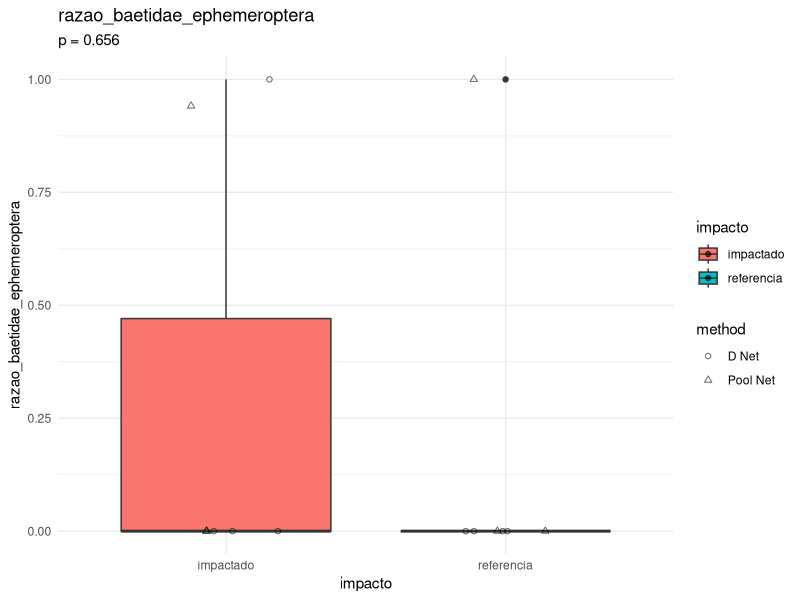
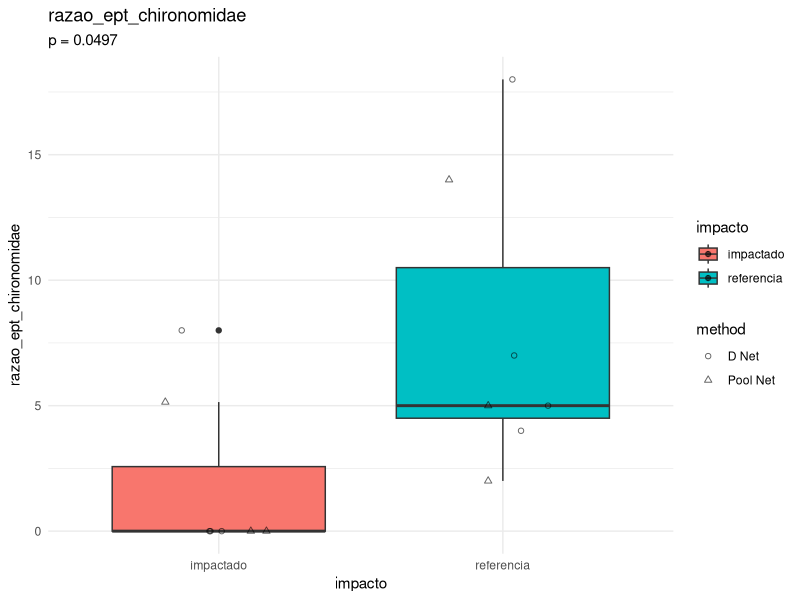
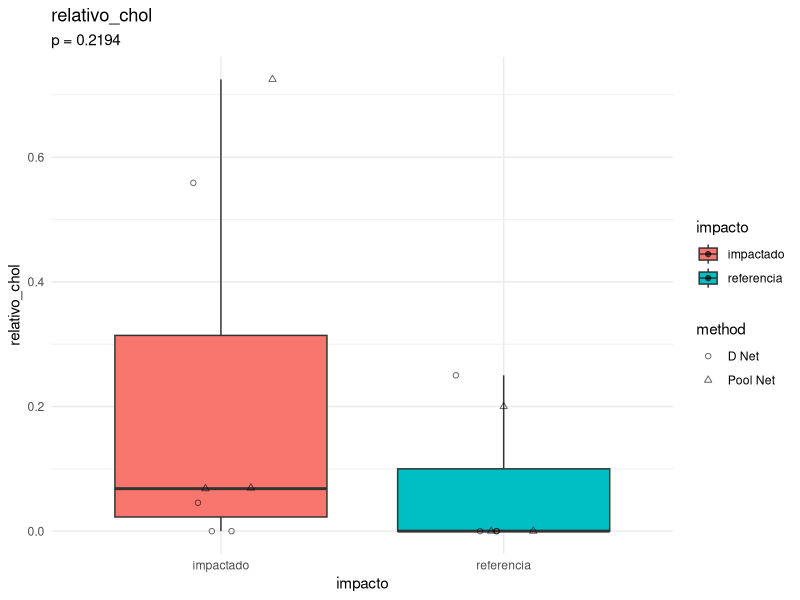
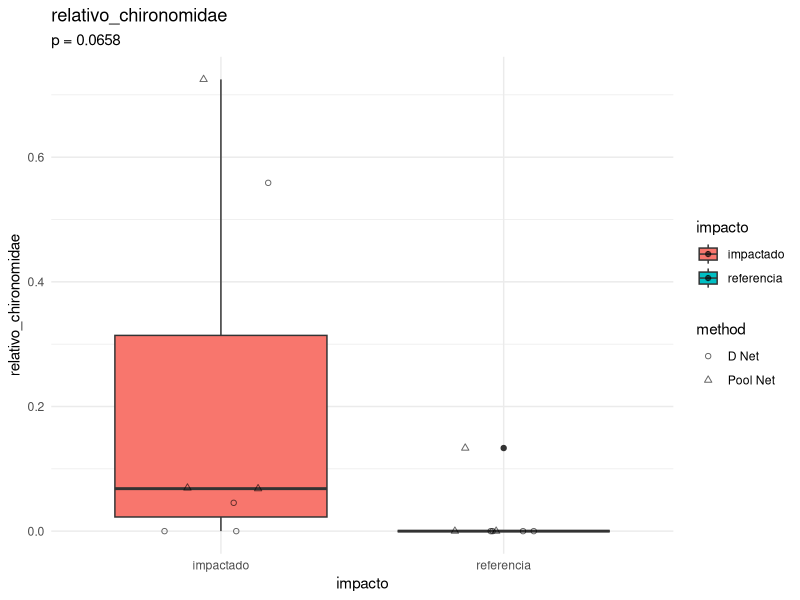
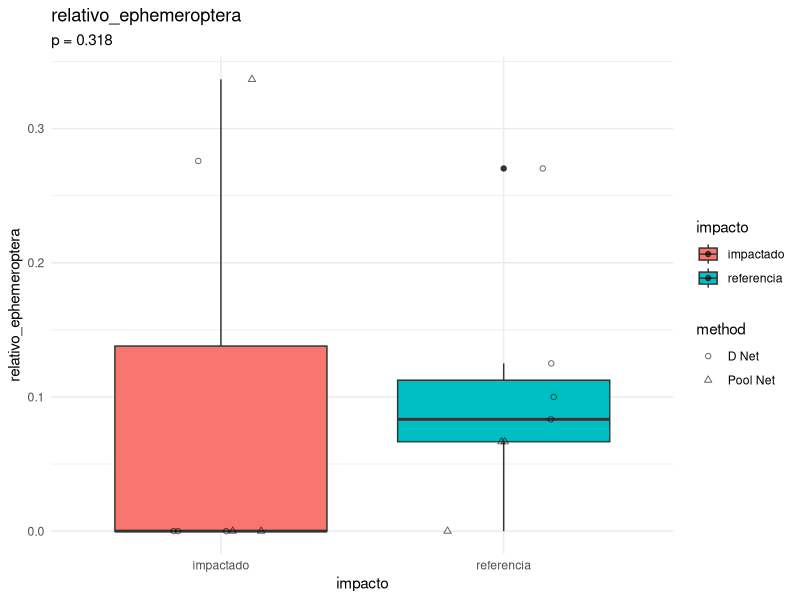
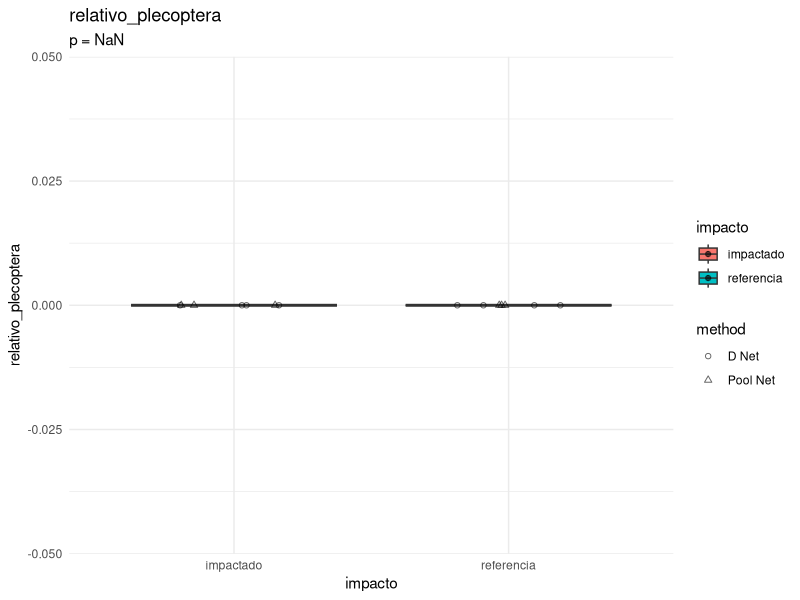
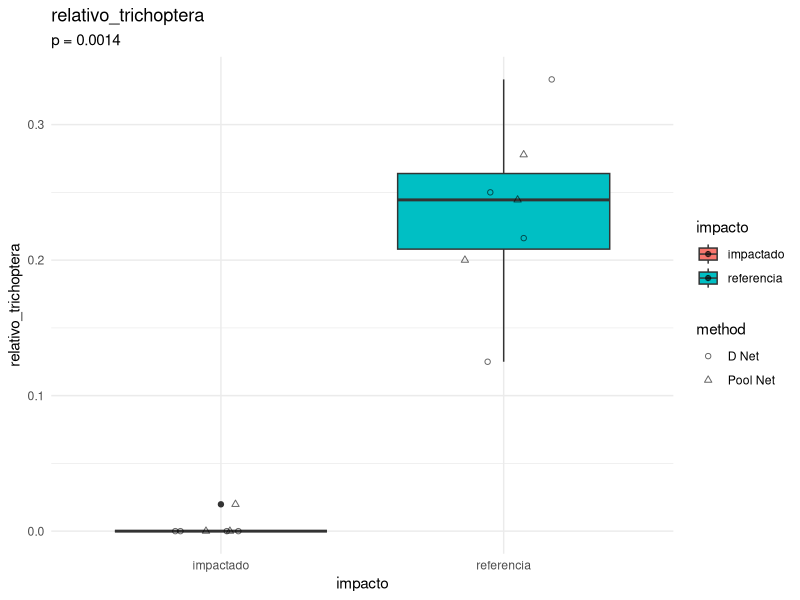
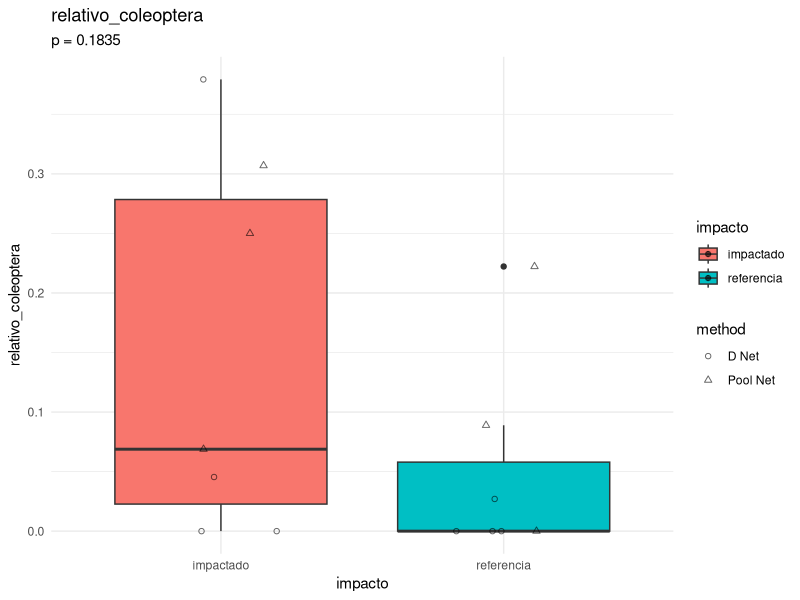

Here is the R script that generated these plots, in order: (Note: this script raises an error after producing the figures.)

library(tidyverse)

################################## Configurações ###############################
pontos_referencia <- c("RiodaBarra-P1/2")
pontos_impactado <- c("RiodaBarra-P2")

metodos_de_amostragem <- c("D Net", "Pool Net")

# Pastas de figuras
pasta_figuras <- "figuras/indice_multimetrico"
if (!dir.exists(pasta_figuras)) {
  dir.create(pasta_figuras, recursive = TRUE)
}

# Pasta de tabelas
pasta_tabelas <- "tabelas/indice_multimetrico"
if (!dir.exists(pasta_tabelas)) {
  dir.create(pasta_tabelas, recursive = TRUE)
}

################################## Carregar dados ##############################
indices_df <- read_csv("dados/processado/matriz_indices_imaturos_piata.csv")


############################## Pre-processamento ###############################
# Remover índice de Pielou por ser muito problemático.
vetor_respostas <- indices_df %>%
  select(-pielou_classes, -pielou_ordens, -pielou_familias) %>%
  select(-(campanha:method)) %>%
  names()

# Adicionar coluna de impacto
indices_df <- indices_df %>%
  mutate(
    impacto = case_when(
      locality_name == pontos_referencia ~ "referencia",
      locality_name == pontos_impactado ~ "impactado",
      TRUE ~ "desconsiderado"
    )
  ) 

# Filtrar dados para análise baseado em rede-D e rede de piscina.
dados_filtrados <- indices_df %>%
  filter(impacto != "desconsiderado") %>%
  filter(method %in% metodos_de_amostragem)

str(dados_filtrados)
################################### Scores #####################################
lista_p_values <- list()


for (i in vetor_respostas) {
  print(paste("Analisando índice:", i))
  # Teste de Mann-Whitney
  p_value <- wilcox.test(
    formula = as.formula(paste(i, "~ impacto")),
    data = dados_filtrados
  )$p.value

  # Criação do gráfico
  plot <- ggplot(
    dados_filtrados,
    aes_string(
      x = "impacto",
      y = i,
      fill = "impacto"
    )
  ) +
    theme_minimal() +
    geom_boxplot() +
    geom_jitter(aes(shape = method), width = 0.2, height = 0, alpha = 0.6) +
    scale_shape_manual(values = c(1, 2)) +

    labs(title = i, subtitle = paste0("p = ", round(p_value, 4))) 

  # Salvar o gráfico
  ggsave(
    plot,
    filename = paste0(pasta_figuras, "/boxplot_", i, ".png"),
    width = 8,
    height = 6
  )

  lista_p_values[[i]] <- p_value
}



############################## spearman correlations ###########################

# Função para criar matriz de p-valores
pval_spearman <- function(df) {
  vars <- names(df)
  n <- length(vars)
  p_mat <- matrix(NA, n, n)
  colnames(p_mat) <- vars
  rownames(p_mat) <- vars

  # Loop pelos pares de variáveis
  for (i in 1:n) {
    for (j in 1:n) {
      if (i == j) {
        p_mat[i, j] <- 0
      } else {
        teste <- cor.test(df[[i]], df[[j]], method = "spearman")
        p_mat[i, j] <- teste$p.value
      }
    }
  }
  return(p_mat)
}

# Cria as matrizes
correlations <- cor(dados_filtrados, method = "spearman")
p_values <- pval_spearman(dados_filtrados)


# salvar tabela de correlações (apenas a parte inferior da matriz)
correlations_lower <- correlations
correlations_lower[upper.tri(correlations_lower)] <- ""
write_csv(
  as.data.frame(correlations_lower) %>%
    rownames_to_column(var = "indice_vs_indice"),
  file.path(pasta_tabelas, "correlacoes_spearman_indices_imaturos_piata.csv")
)


# salvar tabela de p-values (apenas a parte inferior da matriz)
p_values_lower <- p_values
p_values_lower[upper.tri(p_values_lower)] <- ""
write_csv(
  as.data.frame(p_values_lower) %>%
    rownames_to_column(var = "indice_vs_indice"),
  file.path(pasta_tabelas, "p_values_spearman_indices_imaturos_piata.csv")
)
################################################################################
